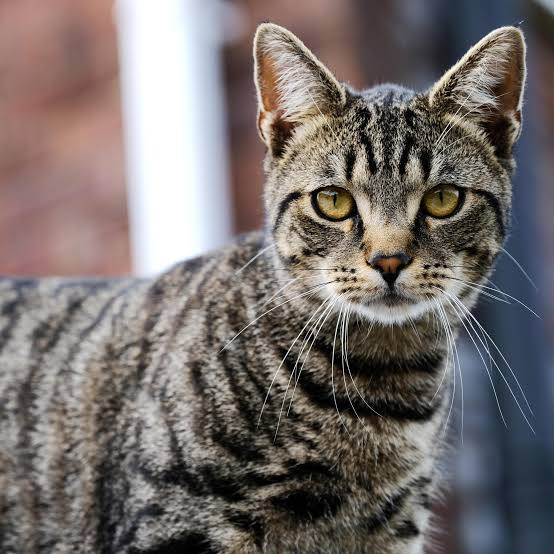
#> input picture Photo/images.jpg, 554 x 554 px
$ python 5function.py
#> lines starting #> are read from the running program, lines starting #| are printed output that depends on the picture; after the words box and inside, x2 and y2 are one past the last pixel; in counts of white or black regions, pixels touching at a corner belong together
import cv2 as cv
img = cv.imread('./Photo/images.jpg')
#> img is the input picture: shape (554, 554, 3); mean B, G, R 109.1, 111, 118.5
cv.imshow('Image' , img)

#convarting to grayscale img:

gray = cv.cvtColor(img, cv.COLOR_BGR2GRAY)
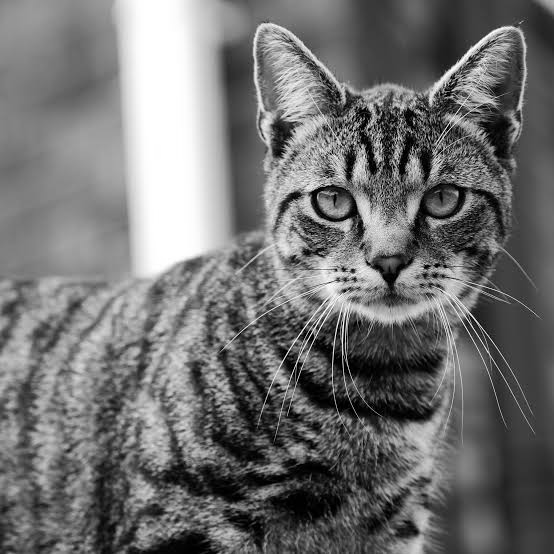
#> gray: shape (554, 554); min 0, max 255, mean 113
cv.imshow('Gray image' , gray)

#blurring the imagte:
blur =cv.GaussianBlur(img,(99,99),cv.BORDER_DEFAULT)
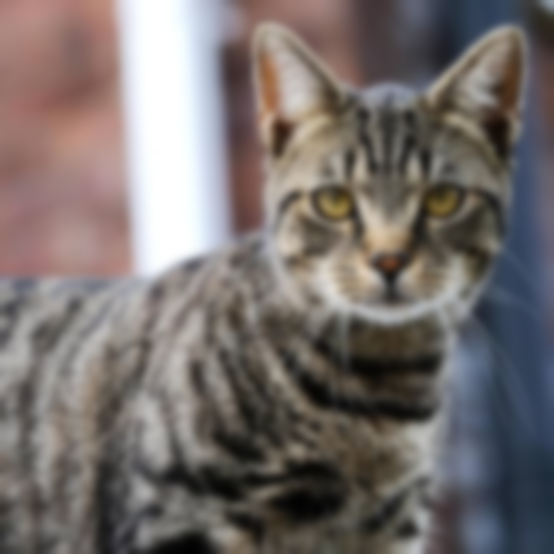
#> blur: shape (554, 554, 3); mean B, G, R 109.1, 111, 118.5
cv.imshow('Blured image' , blur)

#edges in the image :
edges = cv.Canny(img,125,175)
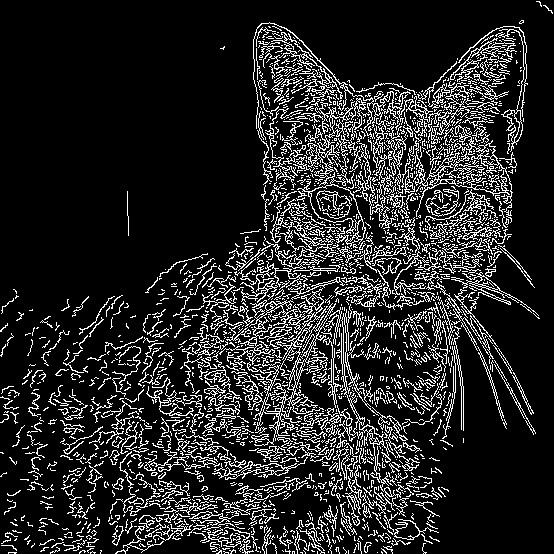
#> edges: shape (554, 554); 14.7% white in thin lines or dots
cv.imshow('Canny Edges' , edges)

#dilating the image :
dilated = cv.dilate(edges ,(7,7) ,iterations= 2)
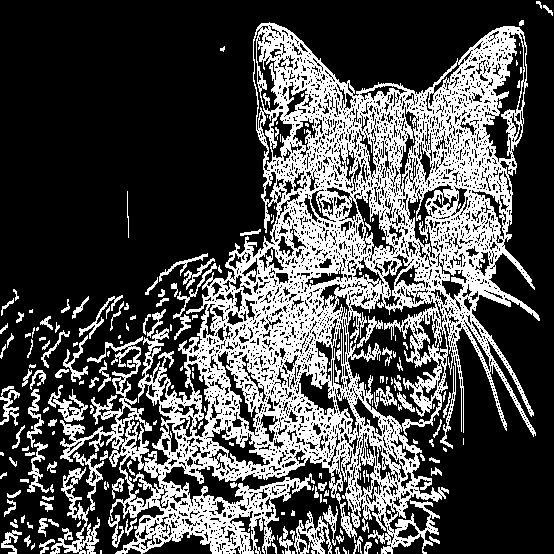
#> dilated: shape (554, 554); 31% white; 205 white regions (94 under 20 px), largest, box (x1, y1, x2, y2) and area: (60, 22, 540, 554) 83581, (50, 467, 100, 554) 1159, (294, 511, 332, 554) 703
cv.imshow('Dilated image' , dilated)

#eroding the image  :
eroding =cv.erode(dilated,(7,7) , iterations= 2 )
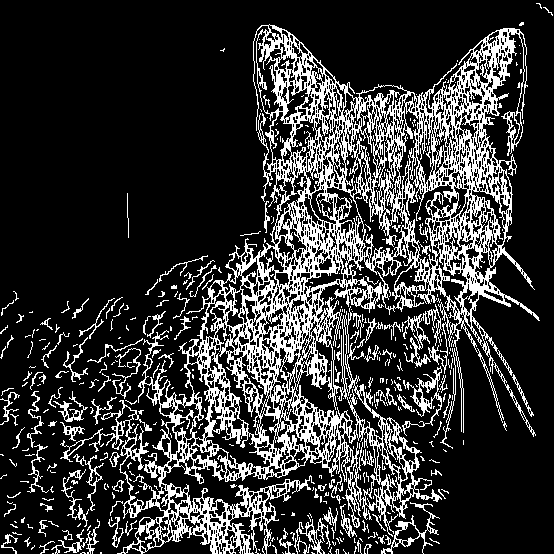
#> eroding: shape (554, 554); 20.8% white in thin lines or dots
cv.imshow('Eroded image ' , eroding)

#Resize the image :
resized = cv.resize(img,(200,200) , interpolation=cv.INTER_CUBIC)
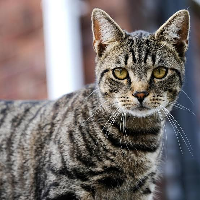
#> resized: shape (200, 200, 3); mean B, G, R 109.1, 111, 118.5
cv.imshow('Resized image' , resized)

#cropping :
cropped = img[50:200, 200:400]
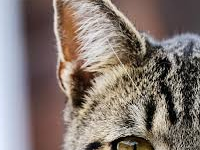
#> cropped: shape (150, 200, 3); mean B, G, R 113.2, 119.1, 131.6
cv.imshow('Cropped image' , cropped)


cv.waitKey(0)

$ run again, with Photo/Jubayer_img.jpg copied over Photo/images.jpg
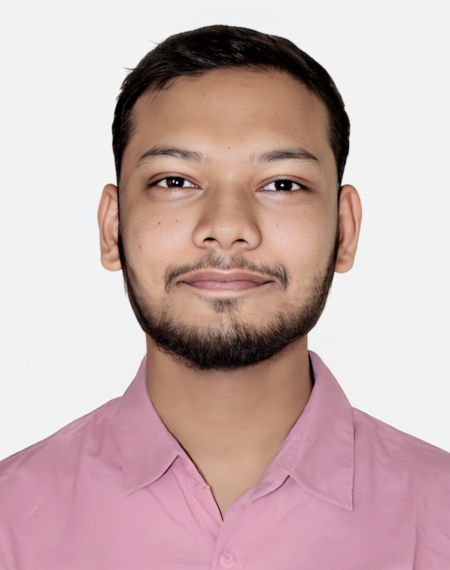
#> input picture Photo/Jubayer_img.jpg, 900 x 1140 px (shown at 1/2 size)
#> img is the input picture: shape (1140, 900, 3); mean B, G, R 175.6, 176.3, 201.7
#> `edges = cv.Canny(img,125,175)`:
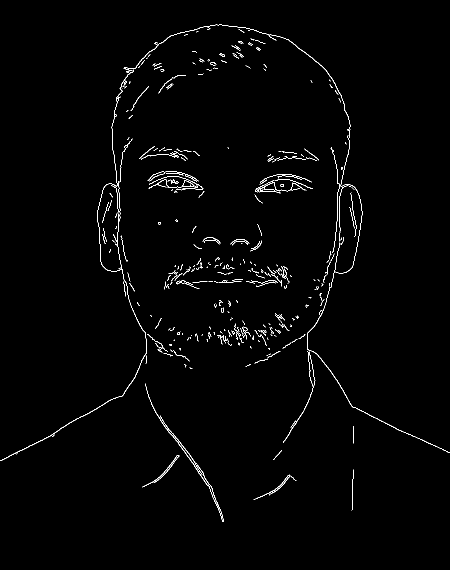
#> edges: shape (1140, 900) (shown at 1/2 size); 1.2% white in thin lines or dots, all inside (x1, y1, x2, y2) = (0, 49, 900, 1044)
#> dilated: shape (1140, 900); 2.4% white in thin lines or dots, all inside (x1, y1, x2, y2) = (0, 49, 900, 1046)
#> eroding: shape (1140, 900); 1.3% white in thin lines or dots, all inside (x1, y1, x2, y2) = (0, 51, 900, 1046)
#> `cropped = img[50:200, 200:400]`:
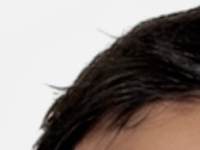
#> cropped: shape (150, 200, 3); mean B, G, R 127.8, 132.2, 141.2

$ run again, with Photo/group_photo.jpg copied over Photo/images.jpg
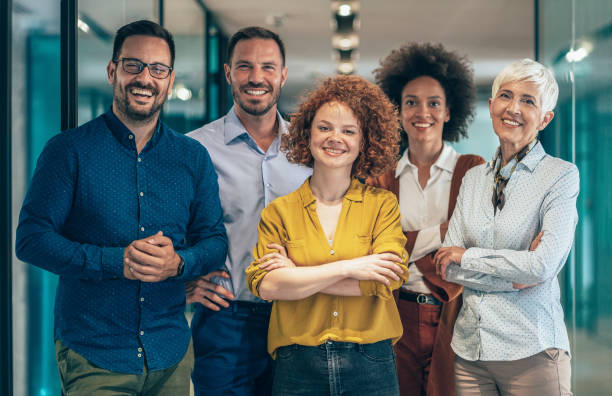
#> input picture Photo/group_photo.jpg, 612 x 396 px
#> img is the input picture: shape (396, 612, 3); mean B, G, R 108.6, 111.4, 99.8
#> `edges = cv.Canny(img,125,175)`:
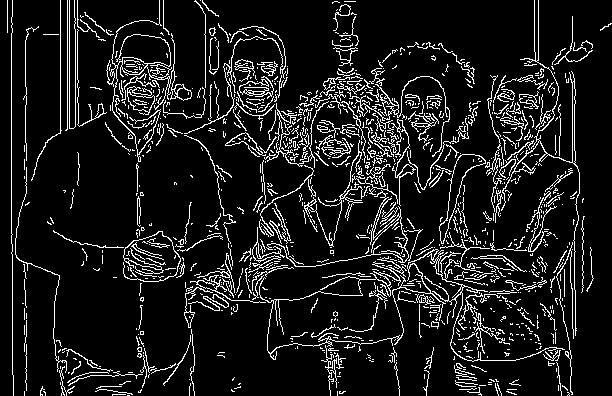
#> edges: shape (396, 612); 10.5% white in thin lines or dots
#> dilated: shape (396, 612); 20.9% white; 183 white regions (95 under 20 px), largest, box (x1, y1, x2, y2) and area: (15, 0, 593, 396) 35509, (53, 0, 223, 304) 5993, (526, 168, 573, 258) 866
#> eroding: shape (396, 612); 13.3% white in thin lines or dots
#> `cropped = img[50:200, 200:400]`:
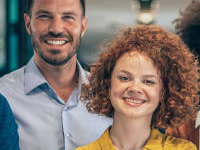
#> cropped: shape (150, 200, 3); mean B, G, R 111, 118.6, 133.4
